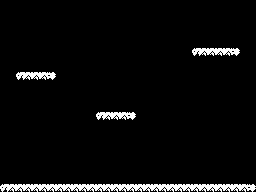

The image is a tile-based game level rendered from a .tmx file. Its description and complete source (layers, tilesets, objects, tile grids) follow:
An orthogonal 32x24 tile map with 8x8 px tiles, 1 tile layer (ground).

<map version="1.5" tiledversion="1.7.1" orientation="orthogonal" renderorder="right-down" width="32" height="24" tilewidth="8" tileheight="8" infinite="0" nextlayerid="2" nextobjectid="1">
 <editorsettings>
  <export target="tilemap..json" format="json" />
 </editorsettings>
 <tileset firstgid="1" source="patrones.tsx" />
 <layer id="1" name="ground" width="32" height="24">
  <data encoding="csv">
0,0,0,0,0,0,0,0,0,0,0,0,0,0,0,0,0,0,0,0,0,0,0,0,0,0,0,0,0,0,0,0,
0,0,0,0,0,0,0,0,0,0,0,0,0,0,0,0,0,0,0,0,0,0,0,0,0,0,0,0,0,0,0,0,
0,0,0,0,0,0,0,0,0,0,0,0,0,0,0,0,0,0,0,0,0,0,0,0,0,0,0,0,0,0,0,0,
0,0,0,0,0,0,0,0,0,0,0,0,0,0,0,0,0,0,0,0,0,0,0,0,0,0,0,0,0,0,0,0,
0,0,0,0,0,0,0,0,0,0,0,0,0,0,0,0,0,0,0,0,0,0,0,0,0,0,0,0,0,0,0,0,
0,0,0,0,0,0,0,0,0,0,0,0,0,0,0,0,0,0,0,0,0,0,0,0,0,0,0,0,0,0,0,0,
0,0,0,0,0,0,0,0,0,0,0,0,0,0,0,0,0,0,0,0,0,0,0,0,1,2,2,2,2,3,0,0,
0,0,0,0,0,0,0,0,0,0,0,0,0,0,0,0,0,0,0,0,0,0,0,0,0,0,0,0,0,0,0,0,
0,0,0,0,0,0,0,0,0,0,0,0,0,0,0,0,0,0,0,0,0,0,0,0,0,0,0,0,0,0,0,0,
0,0,1,2,2,2,3,0,0,0,0,0,0,0,0,0,0,0,0,0,0,0,0,0,0,0,0,0,0,0,0,0,
0,0,0,0,0,0,0,0,0,0,0,0,0,0,0,0,0,0,0,0,0,0,0,0,0,0,0,0,0,0,0,0,
0,0,0,0,0,0,0,0,0,0,0,0,0,0,0,0,0,0,0,0,0,0,0,0,0,0,0,0,0,0,0,0,
0,0,0,0,0,0,0,0,0,0,0,0,0,0,0,0,0,0,0,0,0,0,0,0,0,0,0,0,0,0,0,0,
0,0,0,0,0,0,0,0,0,0,0,0,0,0,0,0,0,0,0,0,0,0,0,0,0,0,0,0,0,0,0,0,
0,0,0,0,0,0,0,0,0,0,0,0,1,2,2,2,3,0,0,0,0,0,0,0,0,0,0,0,0,0,0,0,
0,0,0,0,0,0,0,0,0,0,0,0,0,0,0,0,0,0,0,0,0,0,0,0,0,0,0,0,0,0,0,0,
0,0,0,0,0,0,0,0,0,0,0,0,0,0,0,0,0,0,0,0,0,0,0,0,0,0,0,0,0,0,0,0,
0,0,0,0,0,0,0,0,0,0,0,0,0,0,0,0,0,0,0,0,0,0,0,0,0,0,0,0,0,0,0,0,
0,0,0,0,0,0,0,0,0,0,0,0,0,0,0,0,0,0,0,0,0,0,0,0,0,0,0,0,0,0,0,0,
0,0,0,0,0,0,0,0,0,0,0,0,0,0,0,0,0,0,0,0,0,0,0,0,0,0,0,0,0,0,0,0,
0,0,0,0,0,0,0,0,0,0,0,0,0,0,0,0,0,0,0,0,0,0,0,0,0,0,0,0,0,0,0,0,
0,0,0,0,0,0,0,0,0,0,0,0,0,0,0,0,0,0,0,0,0,0,0,0,0,0,0,0,0,0,0,0,
0,0,0,0,0,0,0,0,0,0,0,0,0,0,0,0,0,0,0,0,0,0,0,0,0,0,0,0,0,0,0,0,
1,2,2,2,2,2,2,2,2,2,2,2,2,2,2,2,2,2,2,2,2,2,2,2,2,2,2,2,2,2,2,3
</data>
 </layer>
</map>
